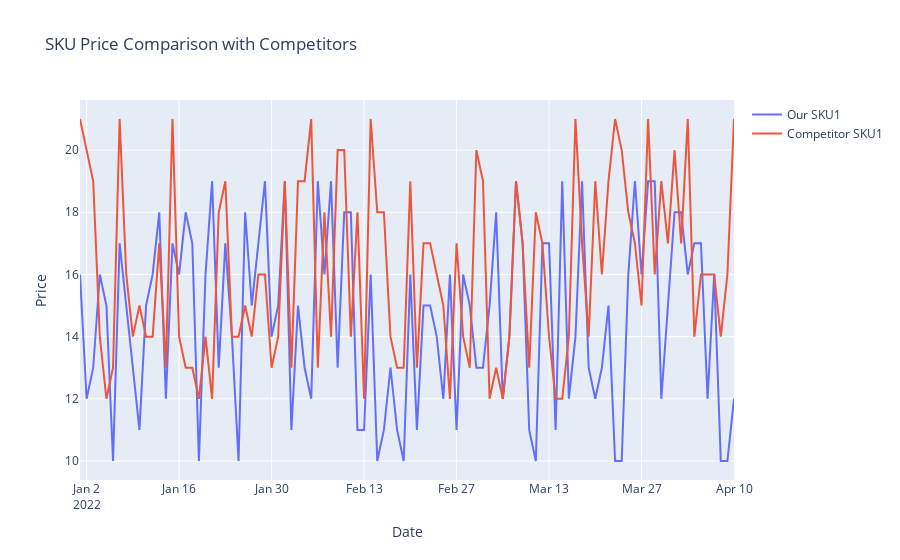

This figure's notebook cell:
### Code cell
competitor_price_sku1 = np.random.randint(low=12, high=22, size=100)
competitor_price_sku2 = np.random.randint(low=17, high=27, size=100)

fig = go.Figure()
fig.add_trace(go.Scatter(x=date, y=price_sku1, mode='lines', name='Our SKU1'))
fig.add_trace(go.Scatter(x=date, y=competitor_price_sku1, mode='lines', name='Competitor SKU1'))
fig.update_layout(title='SKU Price Comparison with Competitors', xaxis_title='Date', yaxis_title='Price')
fig.show()
